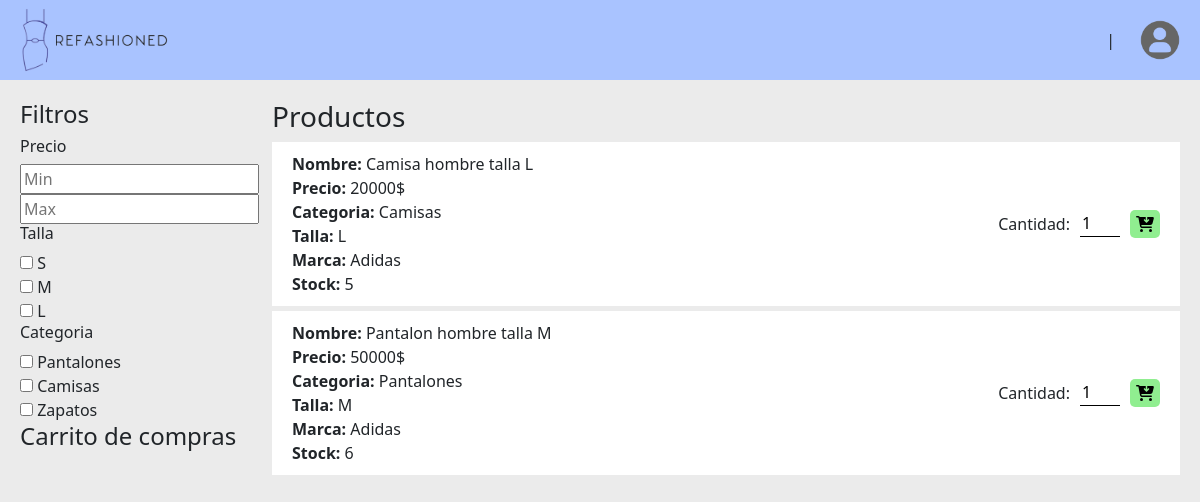
/products, run on an earlier commit of the app's database.
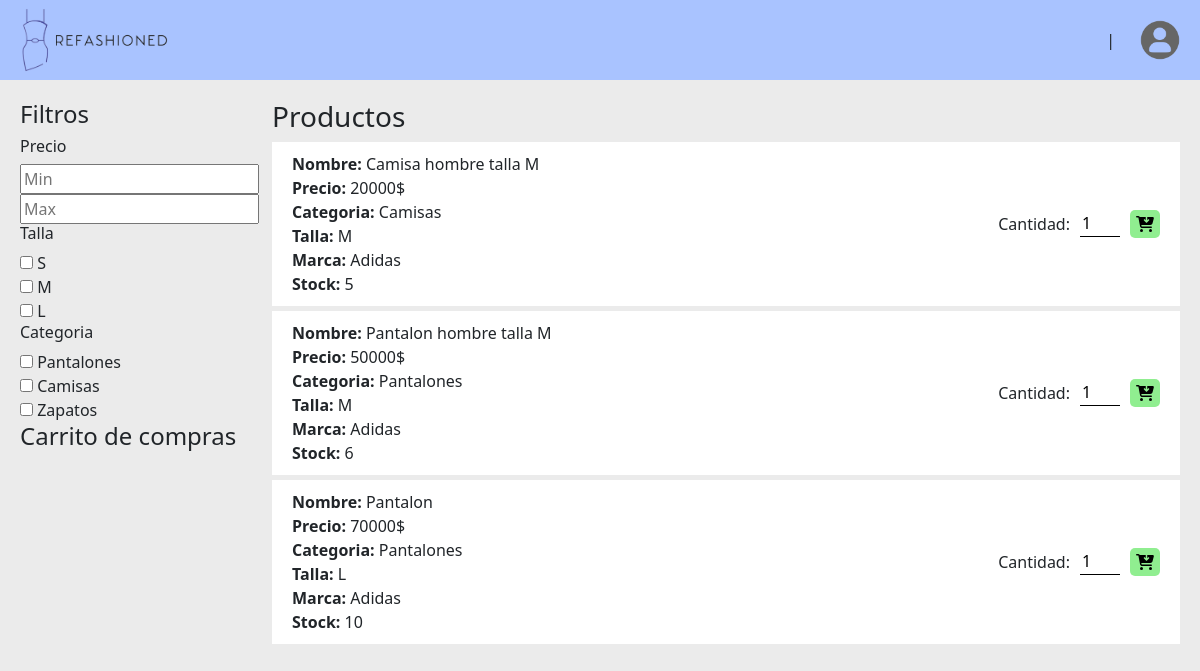
And on a later commit of the database.
### tables this page shows
CREATE TABLE productos(
        id_producto INTEGER PRIMARY KEY AUTOINCREMENT,
        nombre_producto TEXT NOT NULL,
        categoria TEXT NOT NULL,
        talla TEXT NOT NULL,
        marca TEXT NOT NULL,
        precio INTEGER NOT NULL,
        cantidad_disponible INTEGER NOT NULL
        );

### main.py (the view)
@app.route('/products', methods=['GET', 'POST'])
def products():
    products = []
    products = person_cont.formatProductos(db_controller.get_productos())
    if request.method == 'POST':
        if request.form["talla"] != "on" and request.form["talla"] != "todas":
            products = person_cont.formatProductos(db_controller.get_productos_by_talla(request.form["talla"]))
    return render_template('products.html', products = products, cartProducts = cart.cartProducts)

### data_controllers/person_controller.py (called while the page is built)
def formatProductos(products):
    productos = []
    for producto in products:
        producto = {
            "id_producto": producto[0],
            "nombre_producto": producto[1],
            "categoria": producto[2],
            "talla": producto[3],
            "marca": producto[4],
            "precio": producto[5],
            "cantidad_disponible": producto[6]
        }
        productos.append(producto)
    return productos

### db/db_connection.py (called while the page is built)
def get_db():
    conn = sqlite3.connect(DATABASE_NAME)
    return conn

### db/db_controller.py (called while the page is built)
def get_productos():
    db = get_db()
    cursor = db.cursor()
    query = "SELECT id_producto, nombre_producto, categoria, talla, marca, precio, cantidad_disponible FROM productos"
    cursor.execute(query)
    return cursor.fetchall()

### templates/products.html (shortened to what this page needs)
{% extends 'home.html' %}
{% block content %}
    <div class="container-page">
        <aside class="aside-left">
            <h4>Filtros</h4>
            <h6>Precio</h6>
                <input type="number" name="" id="" placeholder="Min">
                <input type="number" name="" id="" placeholder="Max">
            <h6>Talla</h6>
                <div>
                    <input type="checkbox" name="talla" id=""> <label for="S">S</label>
                </div>
                <div>
                    <input type="checkbox" name="talla" id=""> <label for="M">M</label>
                </div>
                <div>
                    <input type="checkbox" name="talla" id=""> <label for="L">L</label>
                </div>
            <h6>Categoria</h6>
            <div>
                <input type="checkbox" name="cateoria" id=""> <label for="pantalones">Pantalones</label>
            </div>
            <div>
                <input type="checkbox" name="cateoria" id=""> <label for="camisas">Camisas</label>
            </div>
            <div>
                <input type="checkbox" name="cateoria" id=""> <label for="zapatos">Zapatos</label>
            </div>
            <h4>Carrito de compras</h4>
        </aside>
        <main class="main-page">
            <h3>Productos</h3>
            <div class="div-products">
                {% for product in products %}
                    <div class="product">
                        <div>
                            <p><b>Nombre:</b>  {{product.nombre_producto}}</p>
                            <p><b>Precio:</b> {{product.precio}}$</p>
                            <p><b>Categoria:</b> {{product.categoria}}</p>
                            <p><b>Talla:</b> {{product.talla}}</p>
                            <p><b>Marca:</b> {{product.marca}}</p>
                            <p><b>Stock:</b> {{product.cantidad_disponible}}</p>
                        </div>
                        <div>
                            <form action="/addProduct/{{product.id_producto}}" method="post">
                                <label for="">Cantidad:</label>
                                <input class="inp-quantity" type="number" name="quantity" id="" value="1">
                                <input class="inp-icon-shop" type="image" src="static/icons/cart-arrow-down-solid.svg" title="agregar al carrito">
                            </form>
                        </div>
                    </div>
                {% endfor %}
            </div>
        </main>
    </div>
{% endblock %}

What changed in the data, as far as the page shows it:
changed productos "Camisas": nombre_producto "Camisa hombre talla L" → "Camisa hombre talla M"; talla "L" → "M"
added productos: nombre_producto "Pantalon", precio "70000", categoria "Pantalones", talla "L", marca "Adidas", cantidad_disponible "10"
